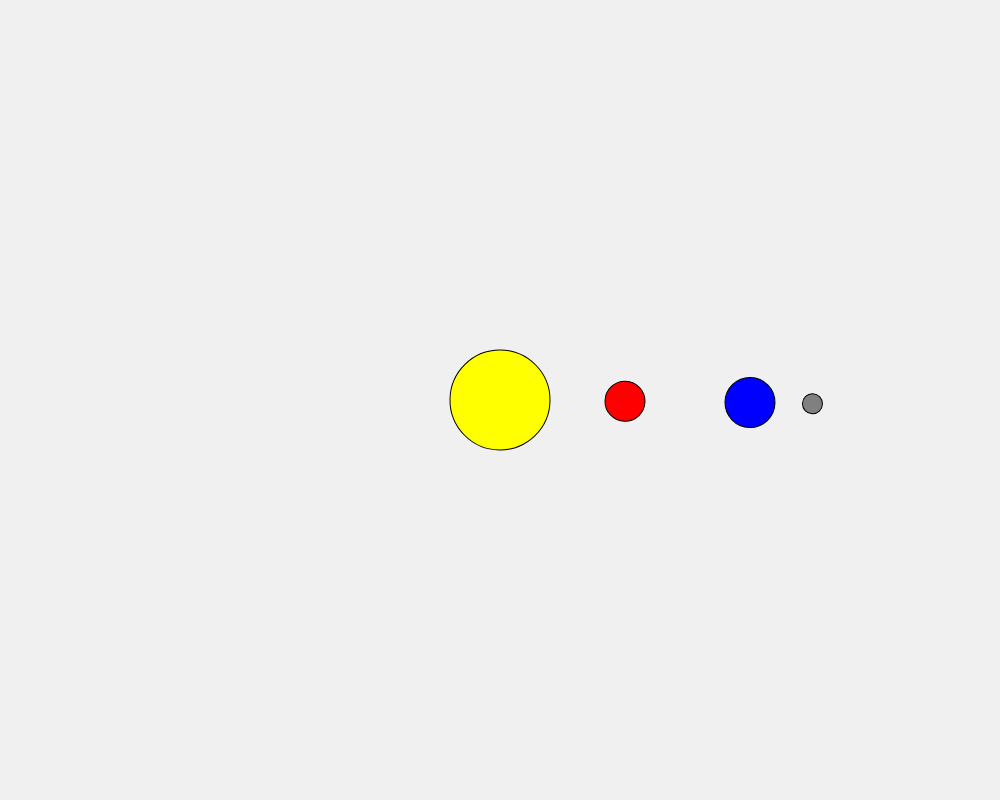
Frame 1 (no input)
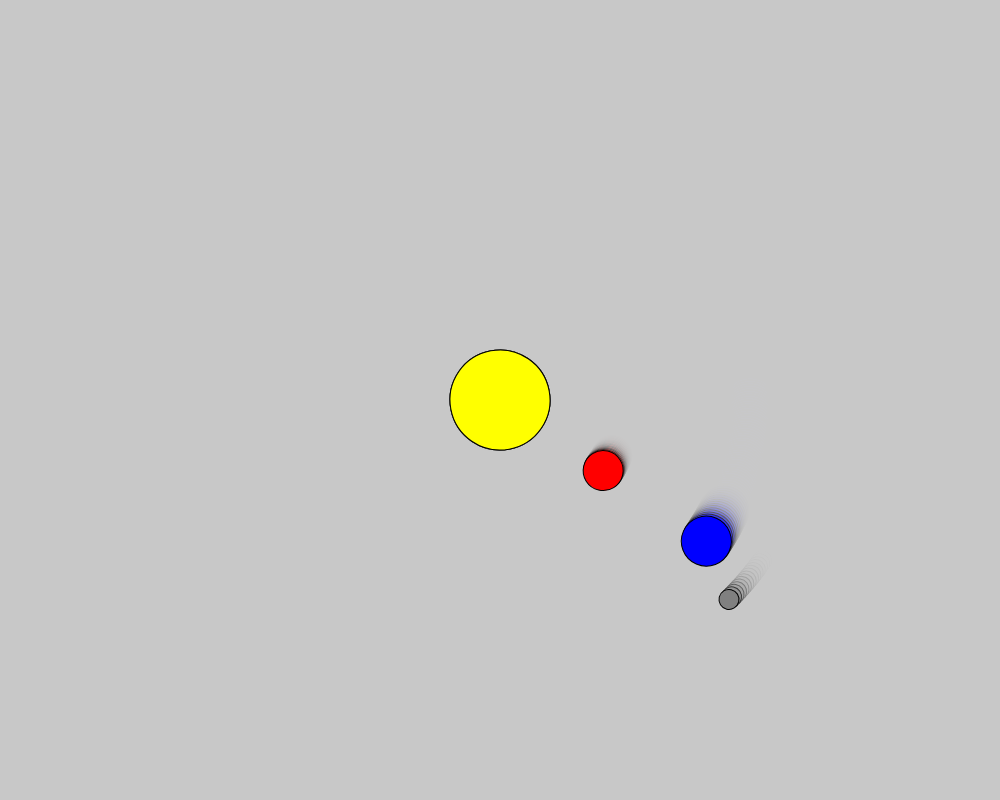
Frame 60 (no input)
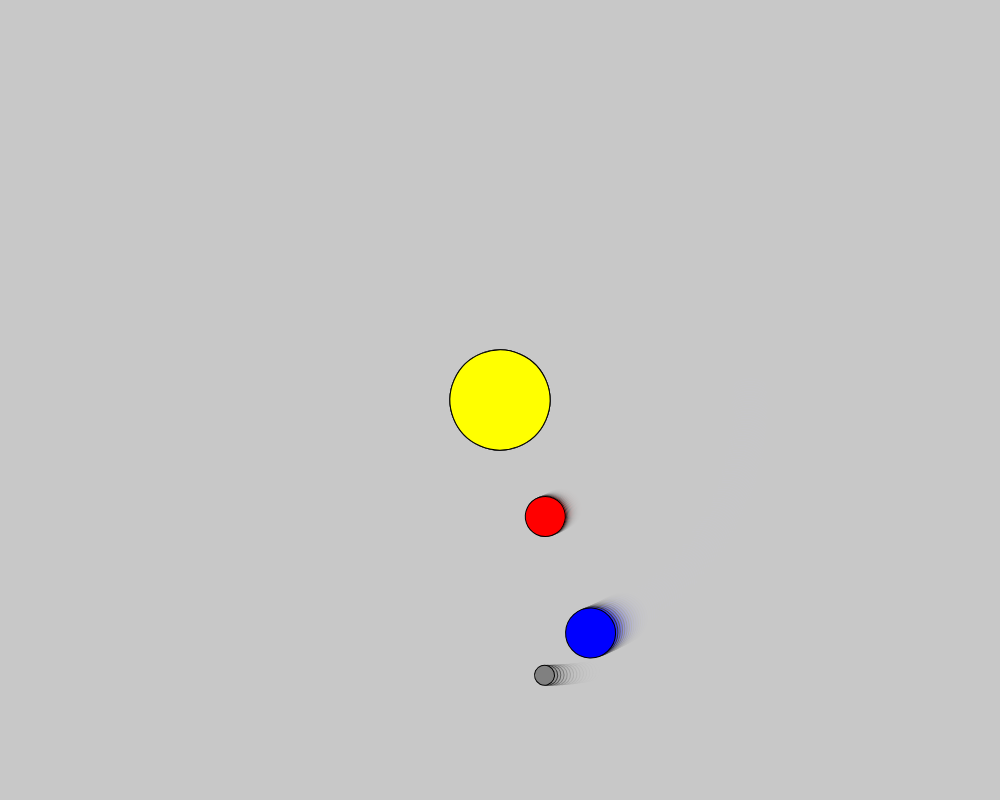
Frame 120 (the mouse pressed at the canvas centre since frame 60)

The p5.js sketch that drew these frames (run headless with seeded random() and noise() and a simulated clock; from frame 60 on, the mouse is pressed at the canvas centre):

// p5.js sketch
// ── sketch.js
function setup() {
    createCanvas(1000,800);
    // rectMode(CENTER);
}

function draw() {
    background(200, 70);

    
    translate(width / 2, height / 2);
    rotate(frameCount * 0.01);
    fill("yellow");
    circle(0, 0, 100);
    

    mercurio();
    terra();

    /* Para fazer 4 sistemas solares ao mesmo tempo: */

   /* push();
    translate(width/4, height/4);
    sistemaSolarAlternativo();
    pop();

    push();
    translate(3 * width/4, height/4);
    sistemaSolarAlternativo();
    pop();

    push();
    translate(3 * width/4, 3 * height/4);
    sistemaSolarAlternativo();
    pop();

    push();
    translate(width/4, 3 * height/4);
    sistemaSolarAlternativo();
    pop();
   */
}

function terra() {
    push();
    
    //Terra
    translate(width/4, 0);
    rotate(frameCount/100);
    fill('blue');
    circle(0, 0, 50);

    //Lua
    translate(width/16, 0);
    rotate(frameCount/100);
    fill('grey');
    circle(0, 0, 20);

    pop();
}

function mercurio() {
    /*
    O push salva o estado das translações da animação e em sequência ele é alterado pelo código    
    */
    push();

    //Mercúrio
    translate(width/8, 0);
    rotate(frameCount/50);
    fill('red');
    circle(0, 0, 40);

    /* O pop restaura a translação original da animação */
    pop();
}

function sistemaSolar() {
    push()
    
    //Sol
    rotate(frameCount * 0.01);
    fill("yellow");
    circle(0, 0, 100);
    
    terra();
    mercurio();
    
    pop();
    
}

function sistemaSolarAlternativo() {
    // push();

    // translate(width / 2, height / 2);
    rotate(frameCount * 0.01);
    fill("yellow");
    circle(0, 0, 100);
    

    mercurio();
    terra();

    // pop();
}
